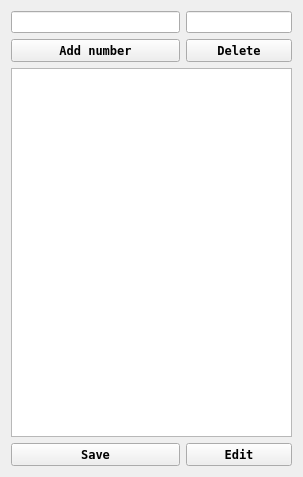
<?xml version="1.0" encoding="UTF-8"?>
<ui version="4.0">
 <class>Contacts</class>
 <widget class="QWidget" name="Contacts">
  <property name="geometry">
   <rect>
    <x>0</x>
    <y>0</y>
    <width>303</width>
    <height>477</height>
   </rect>
  </property>
  <property name="minimumSize">
   <size>
    <width>260</width>
    <height>284</height>
   </size>
  </property>
  <property name="maximumSize">
   <size>
    <width>900</width>
    <height>900</height>
   </size>
  </property>
  <property name="windowTitle">
   <string>Form</string>
  </property>
  <layout class="QGridLayout" name="gridLayout">
   <item row="4" column="0">
    <widget class="QPushButton" name="save">
     <property name="font">
      <font>
       <family>Fixedsys</family>
       <weight>75</weight>
       <bold>true</bold>
      </font>
     </property>
     <property name="text">
      <string>Save</string>
     </property>
     <property name="autoRepeat">
      <bool>false</bool>
     </property>
     <property name="autoRepeatDelay">
      <number>250</number>
     </property>
    </widget>
   </item>
   <item row="4" column="1" colspan="2">
    <widget class="QPushButton" name="edit">
     <property name="font">
      <font>
       <family>Fixedsys</family>
       <weight>75</weight>
       <bold>true</bold>
      </font>
     </property>
     <property name="styleSheet">
      <string notr="true"/>
     </property>
     <property name="text">
      <string>Edit</string>
     </property>
    </widget>
   </item>
   <item row="0" column="0">
    <widget class="QLineEdit" name="name"/>
   </item>
   <item row="2" column="0" colspan="3">
    <widget class="QTableWidget" name="phones">
     <property name="enabled">
      <bool>true</bool>
     </property>
     <property name="editTriggers">
      <set>QAbstractItemView::NoEditTriggers</set>
     </property>
    </widget>
   </item>
   <item row="1" column="0">
    <widget class="QPushButton" name="add">
     <property name="font">
      <font>
       <family>Fixedsys</family>
       <weight>75</weight>
       <bold>true</bold>
      </font>
     </property>
     <property name="text">
      <string>Add number</string>
     </property>
    </widget>
   </item>
   <item row="1" column="1" colspan="2">
    <widget class="QPushButton" name="del">
     <property name="font">
      <font>
       <family>Fixedsys</family>
       <weight>75</weight>
       <bold>true</bold>
      </font>
     </property>
     <property name="text">
      <string>Delete</string>
     </property>
    </widget>
   </item>
   <item row="0" column="1" colspan="2">
    <widget class="QLineEdit" name="surname"/>
   </item>
  </layout>
 </widget>
 <resources/>
 <connections/>
</ui>
